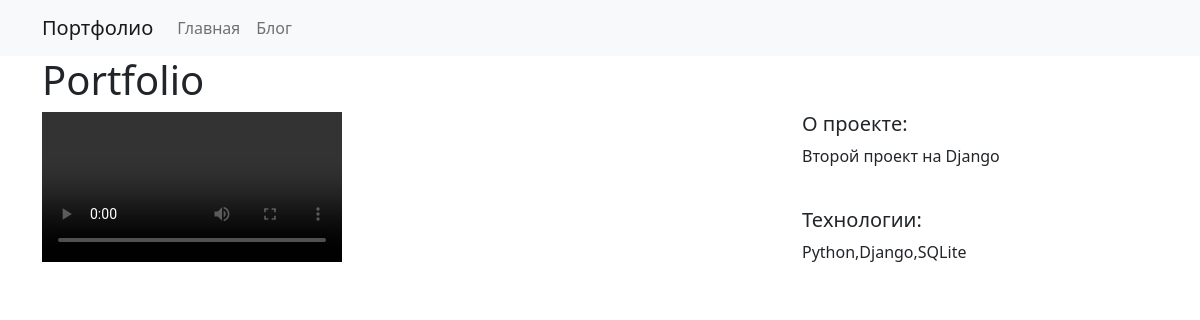
/projects/6/, run on the app's committed database.
### project/models.py (models this page shows)
class Project(models.Model):
    title = models.CharField(max_length=100)
    description = models.TextField()
    technology = models.CharField(max_length=20)
    image = models.FileField(upload_to='img/')

### project/views.py (the view)
# urls.py: path("<int:pk>/", views.project_detail, name="project_detail"),
def project_detail(request, pk):
    project=Project.objects.get(pk=pk)
    context={
        'project': project
    }
    return render(request, 'project_detail.html', context)

### project/templates/project_detail.html
{% extends "Base.html" %}
{% load static %}
{% block page_content %}
<h1>{{ project.title }}</h1>
<div class="row">
  <div class="col-md-8">
    <video controls>
      <source src="https://media.istockphoto.com/id/1353370109/video/ld-a-drop-of-water-falling-of-an-fern-leaf.mp4?s=mp4-640x640-is&k=20&c=55TBoAIsk8Lb77mpzNu_Jfg0g208hISSj0J7IkuYJBs=" type="video/mp4">
    </video>
  </div>
  <div class="col-md-4">
    <h5>О проекте:</h5>
    <p>{{ project.description }}</p>
    <br>
    <h5>Технологии:</h5>
    <p>{{ project.technology }}</p>
  </div>
</div>
{% endblock %}

### data on the page
Project: title "Portfolio", description "Второй проект на Django", technology "Python,Django,SQLite"
